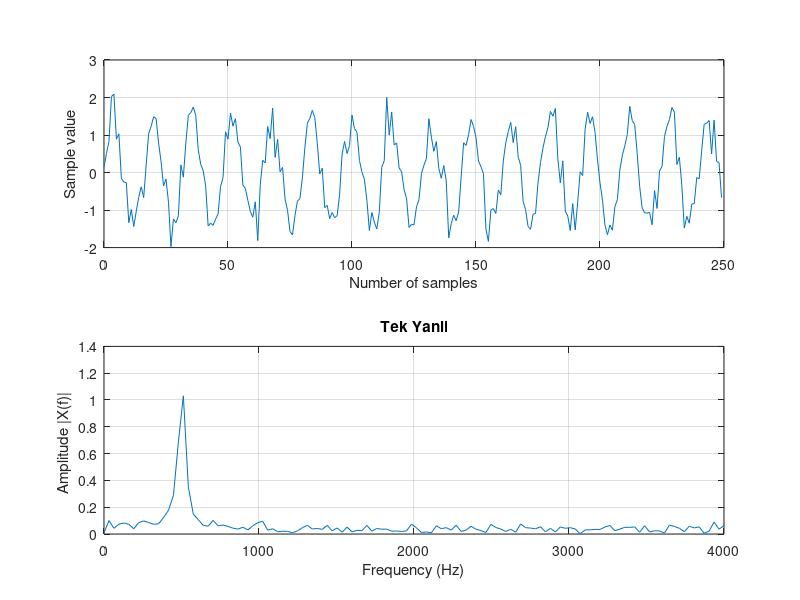

Write MATLAB code to recreate this figure. (Note: this script raises an error after producing the figure.)
close all; clear all
fs=8000; % Sampling rate
T=1/fs; % Sampling period
v=sqrt(0.1)*randn(1,250); % Generate Gaussian random noise
n=0:1:249; % Indexes
x=1.4141*sin(2*pi*500*n*T)+v; % Generate 500-Hz plus noise

subplot(2,1,1);plot(n,x);
xlabel('Number of samples');ylabel('Sample value');grid;
N=length(x);
f=[0:N/2]*fs/N;
Axk=2*abs(fft(x))/N;Axk(1)=Axk(1)/2; % Calculate single side spectrum for x(n)
subplot(2,1,2); plot(f,Axk(1:N/2+1));
xlabel('Frequency (Hz)'); ylabel('Amplitude |X(f)| ');grid;
title('Tek Yanli')
figure
Wnc=2*pi*900/fs; % Determine the normalized digital cutoff frequency
B=firwd(133,1,Wnc,0,4); % Design FIR filter
y=filter(B,1,x); % Perform digital filtering
Ayk=2*abs(fft(y))/N;Ayk(1)=Ayk(1)/2; % Single-side spectrum of the filtered data
subplot(2,1,1); plot(n,y);
xlabel('Number of samples');ylabel('Sample value');grid;
subplot(2,1,2);plot(f,Ayk(1:N/2+1)); axis([0 fs/2 0 1.5]);
xlabel('Frequency (Hz)'); ylabel('Amplitude |Y(f)| ');grid;